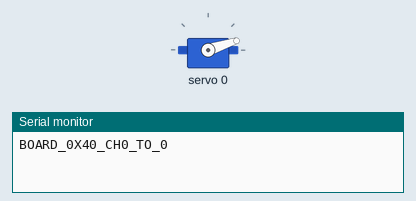
This sketch was run on a simulated Arduino Uno, built with avr-gcc and run on an emulated ATmega328P. Parts: servo, the last lines printed to the serial monitor.

Above: at 0.4 s.
At 3.4 s:
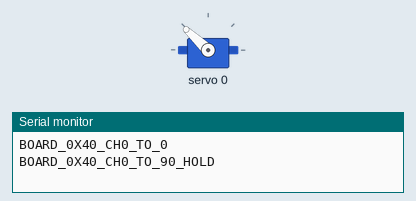
Timing chart, 0 to 4.9 s (numbered marks = the images above):
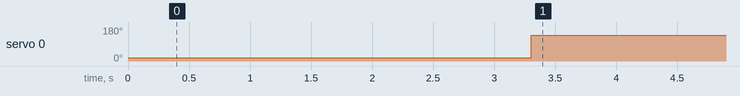

Measured:
- by itself, servo 0: 18° → 137° at 3.3 s

The sketch:

hold_channel0_board1.ino
```cpp
/*
  Obvious servo-power test.

  Uses PCA9685 board at 0x40, channel 0 only.
  It moves channel 0 to 0 degrees, waits, then moves to 90 degrees and holds.
  If this does not move, the servo rail V+ / GND / plug orientation is the issue.
*/

#include <Wire.h>
#include <Adafruit_PWMServoDriver.h>

Adafruit_PWMServoDriver pwm = Adafruit_PWMServoDriver(0x40);

int pulseForAngle(int angle) {
  return map(angle, 0, 90, 150, 400);
}

void setup() {
  Serial.begin(9600);
  Wire.begin();
  pwm.begin();
  pwm.setPWMFreq(50);
  delay(300);

  Serial.println("BOARD_0X40_CH0_TO_0");
  pwm.setPWM(0, 0, pulseForAngle(0));
  delay(3000);

  Serial.println("BOARD_0X40_CH0_TO_90_HOLD");
  pwm.setPWM(0, 0, pulseForAngle(90));
}

void loop() {
}
```
